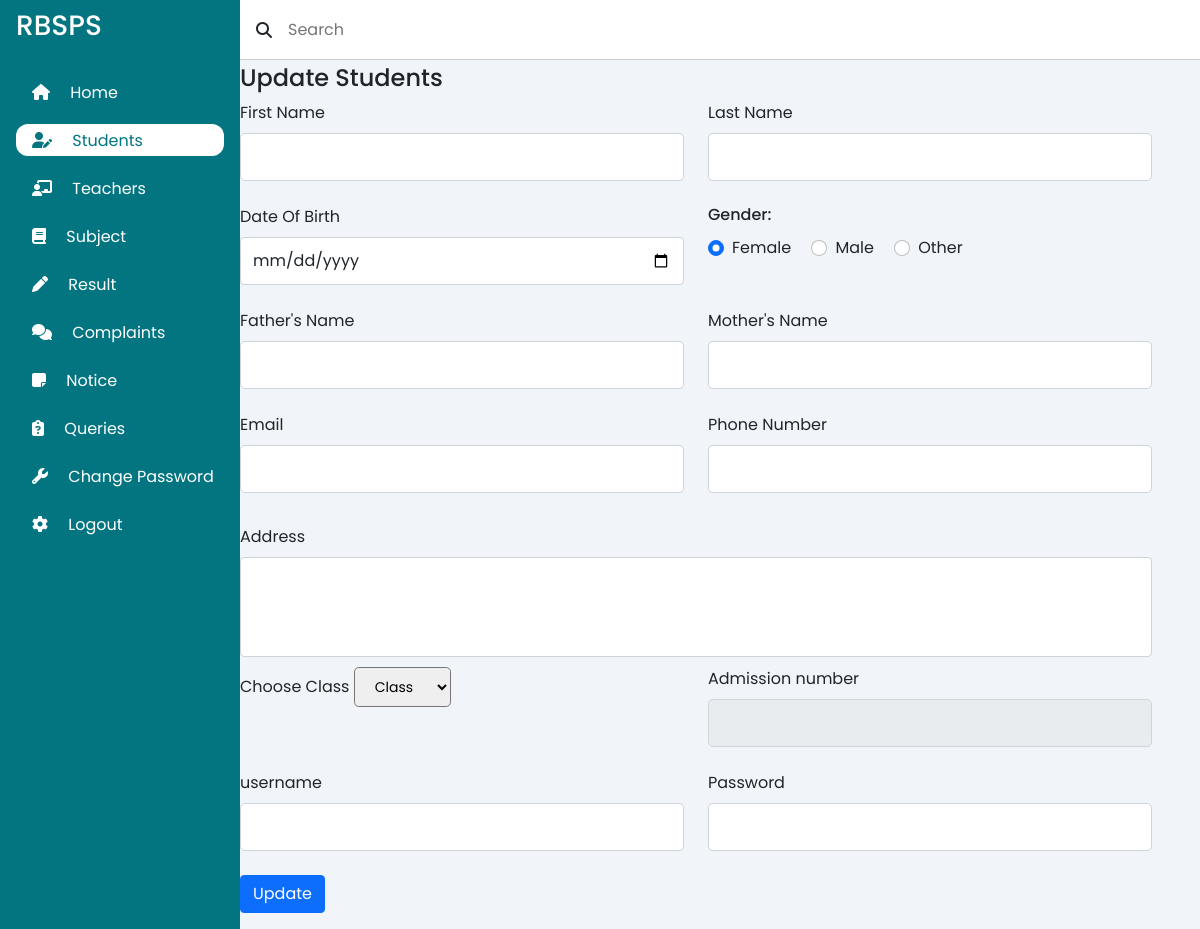
The app's page /admin/updateStudents.php?admno=12345, older data.
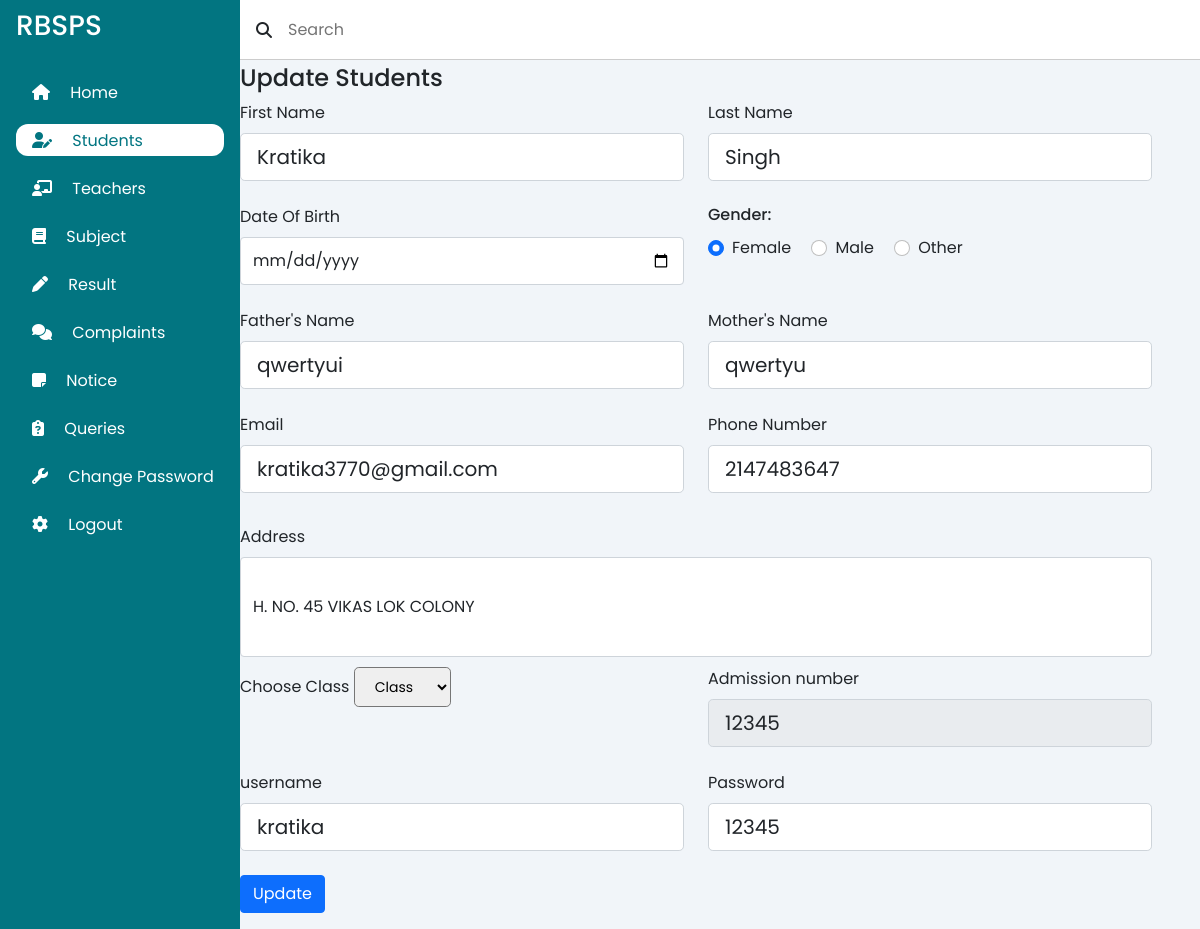
The same page, newer data.
### tables this page shows
CREATE TABLE `student` (
  `sid` int(11) NOT NULL,
  `name` varchar(100) NOT NULL,
  `class` int(2) NOT NULL,
  `ph` int(15) NOT NULL,
  `admno` int(10) NOT NULL,
  `gender` varchar(10) NOT NULL,
  `fname` varchar(100) NOT NULL,
  `mname` varchar(100) NOT NULL,
  `email` varchar(200) NOT NULL,
  `address` text NOT NULL,
  `username` varchar(100) NOT NULL,
  `lastname` varchar(100) NOT NULL,
  `dob` date DEFAULT NULL,
  `pass` varchar(260) NOT NULL,
  `path` varchar(500) NOT NULL
);

### admin/updateStudents.php (the view, shortened to what the changed rows need)
<?php
require '../connection.php';
$admno=$_GET['admno'];
    ?>
<!DOCTYPE html>
<html lang="en">
<head>
    <link rel="stylesheet" href="//cdn.datatables.net/1.13.4/css/jquery.dataTables.min.css">
    <link href="https://cdn.jsdelivr.net/npm/bootstrap@5.1.3/dist/css/bootstrap.min.css" rel="stylesheet"
>
    <link rel="stylesheet" href="style.css">
</head>
<?php
 $sql = "SELECT * FROM `student` where admno=$admno";
 $result = mysqli_query($conn, $sql);
 $row = mysqli_fetch_assoc($result);
?>
<body>
    <main style="margin-left: 16%; margin-top: 4%;">
        <form action="updateStudents.php?admno=<?=$admno?>" method="post">
            <div class="row">
                <div class="col-md-6 mb-4">
                    <div class="form-outline">
                        <label class="form-label" for="firstName">First Name</label>
                        <input value="<?=$row['name']?>" type="text" name="name" id="firstName" class="form-control form-control-lg" style="width:100%" />
                    </div>
                </div>
                <div class="col-md-6 mb-4">
                    <div class="form-outline">
                        <label class="form-label" for="lastName">Last Name</label>
                        <input value="<?=$row['lastname']?>" name="lastname" type="text" id="lastName" class="form-control form-control-lg" />
                    </div>
                </div>
            </div>
            <div class="row">
                <div class="col-md-6 mb-4 d-flex align-items-center">
                    <div class="form-outline datepicker w-100">
                        <label for="birthdayDate" class="form-label">Date Of Birth</label>
                        <input value="<?=$row['dob']?>" type="date" class="form-control " name="dob" id="birthdayDate"
                            style="height: 48px; font-size: medium;">
                    </div>
                </div>
            </div>
            <div class="row">
                <div class="col-md-6 mb-4">
                    <div class="form-outline">
                        <label class="form-label" for="father_name">Father's Name</label>
                        <input value="<?=$row['fname']?>" type="text" id="father_name" name="fname" class="form-control form-control-lg" style="width:100%" />
                    </div>
                </div>
                <div class="col-md-6 mb-4">
                    <div class="form-outline">
                        <label class="form-label" for="mother_name">Mother's Name</label>
                        <input value="<?=$row['mname']?>" type="text" id="mother_name" name="mname" class="form-control form-control-lg" />
                    </div>
                </div>
            </div>
            <div class="row">
                <div class="col-md-6 mb-4 pb-2">
                    <div class="form-outline">
                        <label class="form-label" for="emailAddress">Email</label>
                        <input value="<?=$row['email']?>" type="email" id="emailAddress" name="email" class="form-control form-control-lg" />
                    </div>
                </div>
                <div class="col-md-6 mb-4 pb-2">
                    <div class="form-outline">
                        <label class="form-label" for="phoneNumber">Phone Number</label>
                        <input value="<?=$row['ph']?>" type="tel" id="phoneNumber" name="ph" class="form-control form-control-lg" />
                    </div>
                </div>
            </div>
            <div style="margin-bottom:10px">
                <label class="form-label" for="address">Address</label>
                    <input type='text' value="<?=$row['address']?>" class="form-control" name="address" placeholder="" id="address" style="height:100px;"></textarea>
                </div>
            <div class="row">
                <div class="col-md-6 mb-4">
                    <div class="form-outline">
                        <label class="form-label" for="admsnNo">Admission number</label>
                        <input readonly value="<?=$row['admno']?>" type="text" id="admsnNo" class="form-control form-control-lg" style="width:100%" />
                    </div>
                </div>
            </div>
            <div class="row">
                <div class="col-md-6 mb-4">
                    <div class="form-outline">
                        <label class="form-label" for="username">username</label>
                        <input value="<?=$row['username']?>" name="username" type="text" id="username" class="form-control form-control-lg" style="width:100%" />
                    </div>
                </div>
                <div class="col-md-6 mb-4">
                    <div class="form-outline">
                        <label class="form-label" for="password">Password</label>
                        <input value="<?=$row['pass']?>" name="pass" type="text" id="password" class="form-control form-control-lg" />
                    </div>
                </div>
            </div>
        </form>
    </main>
</body>
</html>

Row changes from the older to the newer data that the page shows:
added student: name "Kratika", lastname "Singh", fname "qwertyui", mname "qwertyu", email "kratika3770@gmail.com", ph "2147483647", address "H. NO. 45 VIKAS LOK COLONY", admno "12345", username "kratika", pass "12345"
